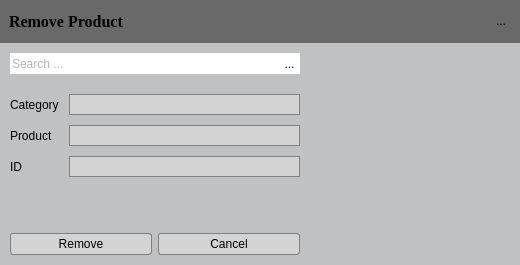
<?xml version="1.0" encoding="UTF-8"?>
<ui version="4.0">
 <class>RemoveProduct</class>
 <widget class="QDialog" name="RemoveProduct">
  <property name="windowModality">
   <enum>Qt::ApplicationModal</enum>
  </property>
  <property name="geometry">
   <rect>
    <x>0</x>
    <y>0</y>
    <width>520</width>
    <height>265</height>
   </rect>
  </property>
  <property name="sizePolicy">
   <sizepolicy hsizetype="Fixed" vsizetype="Fixed">
    <horstretch>0</horstretch>
    <verstretch>0</verstretch>
   </sizepolicy>
  </property>
  <property name="minimumSize">
   <size>
    <width>520</width>
    <height>265</height>
   </size>
  </property>
  <property name="maximumSize">
   <size>
    <width>520</width>
    <height>265</height>
   </size>
  </property>
  <property name="windowTitle">
   <string>Dialog</string>
  </property>
  <property name="styleSheet">
   <string notr="true">QWidget {
	background-color: rgb(191,193,194);
}

/*	Push button*/
QPushButton {
	min-height: 20px;
	border: 1px solid gray;
	border-radius: 3px;
	background-color: lightgray;
	selection-background-color: gray;
}

QPushButton:hover {
	background-color: gray;
	border-radius: 3px;
}


/*Combo box*/
QComboBox {
	min-height: 19px;
	background-color: lightgray;
	selection-background-color: gray;
	padding-left: 4px;
	border: 1px solid gray;
}

QComboBox::down-arrow {
	image: url(C:/Projekti/arrow_down.png);
    width: 10px;
    height: 10px;
}

QComboBox::drop-down {
	border: 0px;
    subcontrol-position: top right;
    width: 15px;
}

QComboBox QAbstractItemView {
	border: 1px solid black;
	background-color: lightgray;
	selection-background-color: gray;
}


QComboBox:hover {
	background-color: gray;
}


/*Tool button*/
QToolButton {
	max-width: 20px;
	max-height: 20px;
	border: 0px solid gray;
}

/*Line edit*/
QLineEdit {
    border: 1px solid gray;
	border-radius: 3px;
    background-color: lightgray;
    selection-background-color: darkgray;
}</string>
  </property>
  <layout class="QVBoxLayout" name="verticalLayout_2">
   <property name="spacing">
    <number>10</number>
   </property>
   <property name="leftMargin">
    <number>0</number>
   </property>
   <property name="topMargin">
    <number>0</number>
   </property>
   <property name="rightMargin">
    <number>0</number>
   </property>
   <property name="bottomMargin">
    <number>0</number>
   </property>
   <item>
    <widget class="QFrame" name="m_pFrameTitle">
     <property name="minimumSize">
      <size>
       <width>0</width>
       <height>43</height>
      </size>
     </property>
     <property name="maximumSize">
      <size>
       <width>16777215</width>
       <height>43</height>
      </size>
     </property>
     <property name="styleSheet">
      <string notr="true">background-color:rgb(105,105,105);
</string>
     </property>
     <property name="frameShape">
      <enum>QFrame::NoFrame</enum>
     </property>
     <property name="frameShadow">
      <enum>QFrame::Raised</enum>
     </property>
     <layout class="QHBoxLayout" name="horizontalLayout">
      <item>
       <widget class="QLabel" name="m_pLabelTitle">
        <property name="font">
         <font>
          <family>Times New Roman</family>
          <pointsize>12</pointsize>
          <weight>75</weight>
          <bold>true</bold>
         </font>
        </property>
        <property name="text">
         <string>Remove Product</string>
        </property>
       </widget>
      </item>
      <item>
       <widget class="QToolButton" name="m_pToolButtonCancel">
        <property name="text">
         <string>...</string>
        </property>
        <property name="icon">
         <iconset>
          <normaloff>../../../Projekti/close-icon.png</normaloff>../../../Projekti/close-icon.png</iconset>
        </property>
       </widget>
      </item>
     </layout>
    </widget>
   </item>
   <item>
    <layout class="QHBoxLayout" name="m_pLayoutBody">
     <property name="spacing">
      <number>10</number>
     </property>
     <property name="leftMargin">
      <number>10</number>
     </property>
     <property name="rightMargin">
      <number>10</number>
     </property>
     <property name="bottomMargin">
      <number>10</number>
     </property>
     <item>
      <layout class="QVBoxLayout" name="m_pLayoutLeft">
       <property name="spacing">
        <number>20</number>
       </property>
       <property name="leftMargin">
        <number>0</number>
       </property>
       <property name="topMargin">
        <number>0</number>
       </property>
       <item>
        <widget class="QFrame" name="m_pFrameSearch">
         <property name="styleSheet">
          <string notr="true">background-color:white;</string>
         </property>
         <layout class="QHBoxLayout" name="horizontalLayout_2">
          <property name="spacing">
           <number>0</number>
          </property>
          <property name="leftMargin">
           <number>0</number>
          </property>
          <property name="topMargin">
           <number>0</number>
          </property>
          <property name="rightMargin">
           <number>0</number>
          </property>
          <property name="bottomMargin">
           <number>0</number>
          </property>
          <item>
           <widget class="QLineEdit" name="m_pLineEditSearch">
            <property name="minimumSize">
             <size>
              <width>0</width>
              <height>21</height>
             </size>
            </property>
            <property name="maximumSize">
             <size>
              <width>16777215</width>
              <height>21</height>
             </size>
            </property>
            <property name="styleSheet">
             <string notr="true">color:rgb(105,105,105);
background-color:transparent;
border-radius: 0px;
border:0px;</string>
            </property>
            <property name="inputMask">
             <string/>
            </property>
            <property name="text">
             <string/>
            </property>
            <property name="placeholderText">
             <string>Search ...</string>
            </property>
           </widget>
          </item>
          <item>
           <widget class="QToolButton" name="m_pToolButtonSearch">
            <property name="minimumSize">
             <size>
              <width>21</width>
              <height>21</height>
             </size>
            </property>
            <property name="maximumSize">
             <size>
              <width>20</width>
              <height>20</height>
             </size>
            </property>
            <property name="text">
             <string>...</string>
            </property>
            <property name="icon">
             <iconset>
              <normaloff>../../../Projekti/toolbar_find.png</normaloff>../../../Projekti/toolbar_find.png</iconset>
            </property>
           </widget>
          </item>
         </layout>
        </widget>
       </item>
       <item>
        <layout class="QFormLayout" name="m_pLayoutData">
         <property name="fieldGrowthPolicy">
          <enum>QFormLayout::AllNonFixedFieldsGrow</enum>
         </property>
         <property name="horizontalSpacing">
          <number>10</number>
         </property>
         <property name="verticalSpacing">
          <number>10</number>
         </property>
         <item row="0" column="0">
          <widget class="QLabel" name="m_pLabelCategory">
           <property name="text">
            <string>Category</string>
           </property>
          </widget>
         </item>
         <item row="0" column="1">
          <widget class="QComboBox" name="m_pComboBoxCategory"/>
         </item>
         <item row="1" column="0">
          <widget class="QLabel" name="m_pLabelProduct">
           <property name="text">
            <string>Product</string>
           </property>
          </widget>
         </item>
         <item row="1" column="1">
          <widget class="QComboBox" name="m_pComboBoxProduct"/>
         </item>
         <item row="2" column="0">
          <widget class="QLabel" name="m_pLabelID">
           <property name="text">
            <string>ID</string>
           </property>
          </widget>
         </item>
         <item row="2" column="1">
          <widget class="QComboBox" name="m_pComboBoxID"/>
         </item>
        </layout>
       </item>
       <item>
        <spacer name="verticalSpacer">
         <property name="orientation">
          <enum>Qt::Vertical</enum>
         </property>
         <property name="sizeHint" stdset="0">
          <size>
           <width>20</width>
           <height>40</height>
          </size>
         </property>
        </spacer>
       </item>
       <item>
        <layout class="QHBoxLayout" name="m_pLayoutButtonBox">
         <property name="spacing">
          <number>6</number>
         </property>
         <property name="sizeConstraint">
          <enum>QLayout::SetDefaultConstraint</enum>
         </property>
         <item>
          <widget class="QPushButton" name="m_pPushButtonRemove">
           <property name="minimumSize">
            <size>
             <width>50</width>
             <height>22</height>
            </size>
           </property>
           <property name="maximumSize">
            <size>
             <width>16777215</width>
             <height>21</height>
            </size>
           </property>
           <property name="text">
            <string>Remove</string>
           </property>
          </widget>
         </item>
         <item>
          <widget class="QPushButton" name="m_pPushButtonCancel">
           <property name="sizePolicy">
            <sizepolicy hsizetype="Minimum" vsizetype="Minimum">
             <horstretch>0</horstretch>
             <verstretch>0</verstretch>
            </sizepolicy>
           </property>
           <property name="minimumSize">
            <size>
             <width>50</width>
             <height>22</height>
            </size>
           </property>
           <property name="maximumSize">
            <size>
             <width>16777215</width>
             <height>21</height>
            </size>
           </property>
           <property name="text">
            <string>Cancel</string>
           </property>
          </widget>
         </item>
        </layout>
       </item>
      </layout>
     </item>
     <item>
      <widget class="OSGQT_Widget" name="m_pOSGQT_Widget" native="true">
       <property name="minimumSize">
        <size>
         <width>200</width>
         <height>0</height>
        </size>
       </property>
      </widget>
     </item>
    </layout>
   </item>
  </layout>
 </widget>
 <customwidgets>
  <customwidget>
   <class>OSGQT_Widget</class>
   <extends>QWidget</extends>
   <header location="global">osgqt_widget.h</header>
   <container>1</container>
  </customwidget>
 </customwidgets>
 <resources/>
 <connections/>
</ui>
